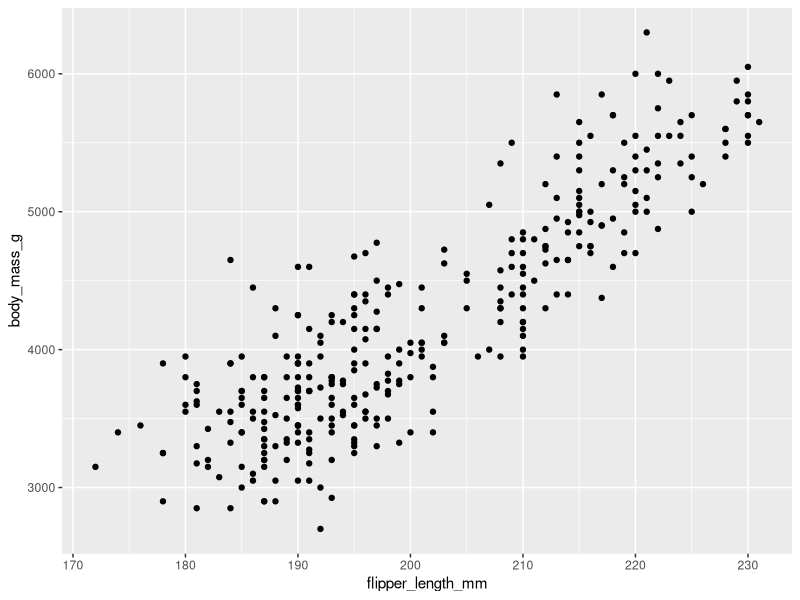
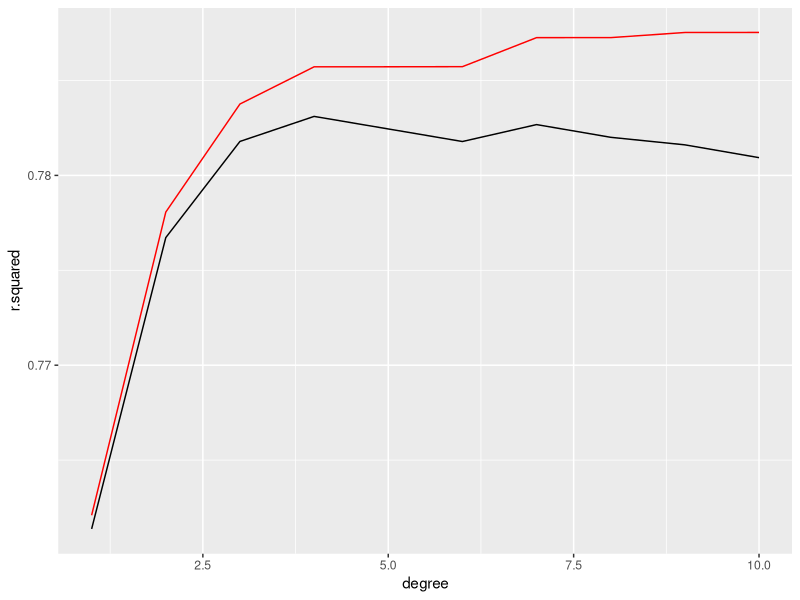
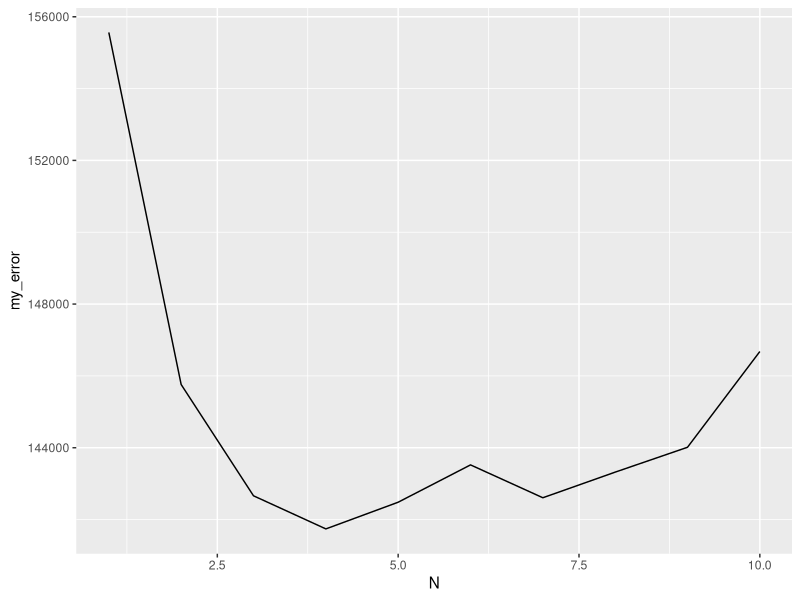

Generate these figures, in order, with R:
## ---- chunk 1
knitr::opts_chunk$set(echo = TRUE)
library(tidyverse)
## ---- chunk 2
library(palmerpenguins)
penguins<-penguins %>% drop_na()
## ---- chunk 3
ggplot( penguins, aes( x = flipper_length_mm, y= body_mass_g))+geom_point()
## ---- chunk 4
## Linear

my_linear_model<- lm(body_mass_g ~ flipper_length_mm, data = penguins)

summary(my_linear_model)
## ---- chunk 5
## Quadratic

my_quad_model<- lm(body_mass_g ~ poly(flipper_length_mm, 2), data = penguins)

summary(my_quad_model)
## ---- chunk 6
n<-10 ##max degree

my_models<-list() #empty list

for (i in 1:n){
  my_models[[i]]<-lm( body_mass_g ~ poly(flipper_length_mm, i ), data= penguins)
}
## ---- chunk 7
R_sq <- data.frame() #empty data frame

for (i in 1:n){
  R_sq <-
    rbind(R_sq, 
          data.frame(degree = i,
            r.squared = summary( my_models[[i]])$r.squared, 
                     adj.r.squared = summary( my_models[[i]])$adj.r.squared) )
}
## ---- chunk 8
## R squared is Red
## Adjusted R squared is Black
ggplot(R_sq, aes(x = degree))+geom_line(aes(y = r.squared), color = "red") +
  geom_line(aes(y = adj.r.squared))
## ---- chunk 9
## Create glm instead
n<-10 ##max degree

glm_models<-list() #empty list

for (i in 1:n){
  glm_models[[i]]<-glm( body_mass_g ~ poly(flipper_length_mm, i ), data= penguins)
}
## ---- chunk 10
library(boot)
my_error<-c()

for (i in 1:n){
  my_error[i]<-cv.glm(penguins, glm_models[[i]])$delta[1]
}
## ---- chunk 11
data.frame(my_error, N = 1:n) %>% 
  ggplot( aes( x = N , y = my_error))+geom_line()
## ---- chunk 12
dd<-data.frame(X = 1:10, Y = 11:20)

dd2<-data.frame(X = 11:20, Y = 21:30)

my_big_data_frame<-rbind(dd, dd2)
